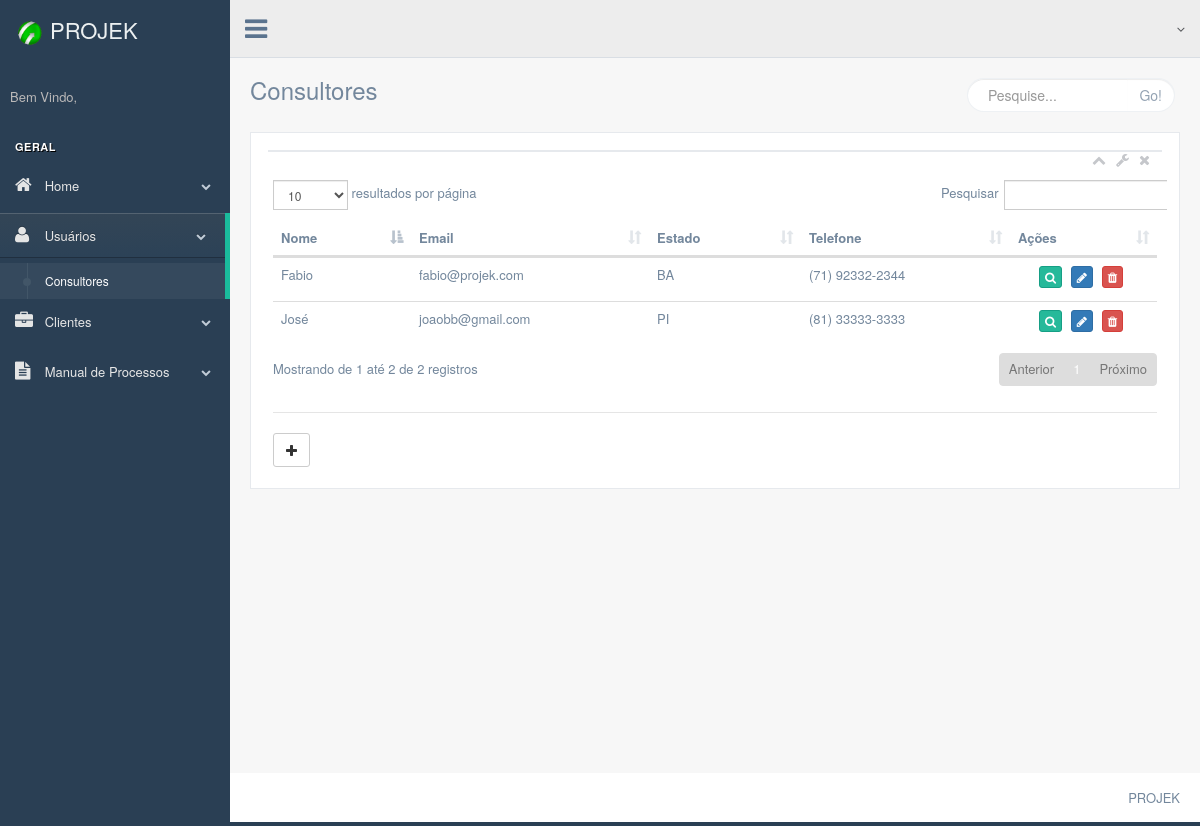
Page /production/php/usuarios/consultores.php on the earlier database version.
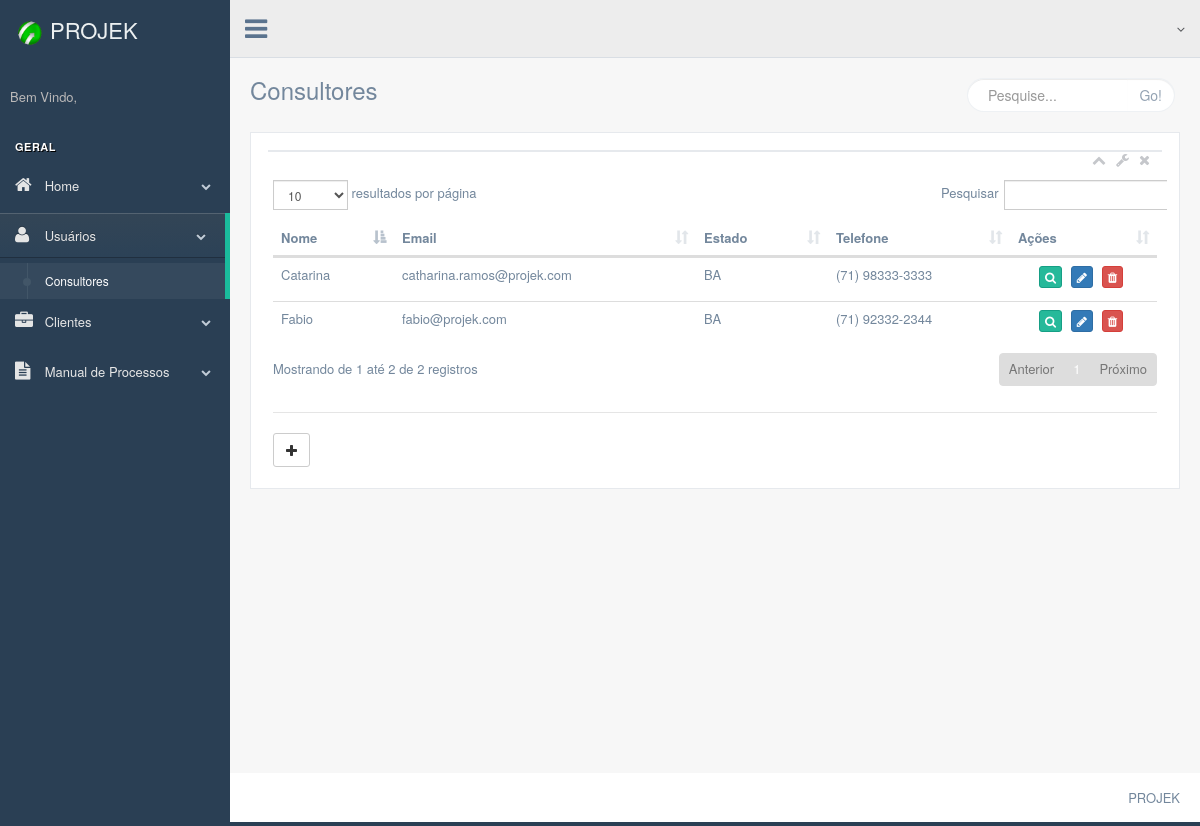
Same page on the later database version.
### tables this page shows
CREATE TABLE `usuarios` (
  `senha` varchar(255) DEFAULT NULL,
  `nome` varchar(255) DEFAULT NULL,
  `email` varchar(255) DEFAULT NULL,
  `sexo` varchar(20) DEFAULT NULL,
  `estado` varchar(20) DEFAULT NULL,
  `cidade` varchar(50) DEFAULT NULL,
  `telefone` varchar(20) DEFAULT NULL,
  `id_usuario` int(11) NOT NULL,
  `sobrenome` varchar(255) DEFAULT NULL,
  `foto` mediumblob NOT NULL
);

### production/php/bancos/banco-usuario.php (called while the page is built, shortened)
<?php
function listaUsuarios($conexao){
  $usuarios = array();
    $query = "select  * from usuarios";
    $resultado = mysqli_query($conexao, $query);
    while ($usuario = mysqli_fetch_assoc($resultado)) {
      array_push($usuarios, $usuario);
    }
    return $usuarios;
}

### production/php/usuarios/consultores.php (the view, shortened to what this page needs)
<?php include "../bancos/conecta.php";?>
<?php include "../bancos/banco-usuario.php";?>
<!DOCTYPE html>
<html lang="en">
  <head>
    <link href="../../../vendors/bootstrap/dist/css/bootstrap.min.css" rel="stylesheet">
    <link href="../../../vendors/font-awesome/css/font-awesome.min.css" rel="stylesheet">
    <link href="../../../vendors/iCheck/skins/flat/green.css" rel="stylesheet">
    <link href="../../../vendors/datatables.net-bs/css/dataTables.bootstrap.min.css" rel="stylesheet">
    <link href="../../../vendors/datatables.net-buttons-bs/css/buttons.bootstrap.min.css" rel="stylesheet">
    <link href="../../../vendors/datatables.net-fixedheader-bs/css/fixedHeader.bootstrap.min.css" rel="stylesheet">
    <link href="../../../vendors/datatables.net-responsive-bs/css/responsive.bootstrap.min.css" rel="stylesheet">
    <link href="../../../vendors/datatables.net-scroller-bs/css/scroller.bootstrap.min.css" rel="stylesheet">
    <link href="../../../build/css/custom.min.css" rel="stylesheet">
  </head>
  <body class="nav-md">
    <div class="container body">
      <div class="main_container">
        <div class="col-md-3 left_col">
          <div class="left_col scroll-view">
            <div class="navbar nav_title" style="border: 0;">
              <a href="../index/index2.php" class="site_title"><img src="../../images/botao.png" width="40" right="40" ><span>PROJEK</span></a>
            </div>
            <div class="profile clearfix">
              <div class="profile_info">
                <span>Bem Vindo,</span>
              </div>
            </div>
            <br />
            <div id="sidebar-menu" class="main_menu_side hidden-print main_menu">
              <div class="menu_section">
                <h3>Geral</h3>
                <ul class="nav side-menu">
                  <li><a><i class="fa fa-home"></i> Home<span class="fa fa-chevron-down"></span></a>
                  </li>
                  <li><a><i class="fa fa-user"></i> Usuários<span class="fa fa-chevron-down"></span></a>
                    <ul class="nav child_menu">
                      <li><a href="consultores.php">Consultores</a></li>
                    </ul>
                  </li>
                  <li><a><i class="fa fa-briefcase"></i> Clientes<span class="fa fa-chevron-down"></span></a>
                  </li>
                  <li><a><i class="fa fa-file-text"></i> Manual de Processos<span class="fa fa-chevron-down"></span></a>
                  </li>
                </ul>
              </div>
            </div>
          </div>
        </div>
        <div class="top_nav">
          <div class="nav_menu">
            <nav>
              <div class="nav toggle">
                <a id="menu_toggle"><i class="fa fa-bars"></i></a>
              </div>
              <ul class="nav navbar-nav navbar-right">
                <li class="">
                  <a href="javascript:;" class="user-profile dropdown-toggle" data-toggle="dropdown" aria-expanded="false">
                    <span class=" fa fa-angle-down"></span>
                  </a>
                </li>
                <li role="presentation" class="dropdown">
                  <a href="javascript:;" class="dropdown-toggle info-number" data-toggle="dropdown" aria-expanded="false"></a>
                </li>
              </ul>
            </nav>
          </div>
        </div>
        <div class="right_col" role="main">
          <div class="">
            <div class="page-title">
              <div class="title_left">
                <h3>Consultores</h3>
              </div>
              <div class="title_right">
                <div class="col-md-5 col-sm-5 col-xs-12 form-group pull-right top_search">
                  <div class="input-group">
                    <input type="text" class="form-control" placeholder="Pesquise...">
                      <span class="input-group-btn">
                        <button class="btn btn-default" type="button">Go!</button>
                      </span>
                  </div>
                </div>
              </div>
            </div>
            <div class="clearfix"></div>
            <div class="row">
              <div class="col-md-12 col-sm-12 col-xs-12">
                <div class="x_panel">
                  <div class="x_title">
                    <ul class="nav navbar-right panel_toolbox">
                      <li><a class="collapse-link"><i class="fa fa-chevron-up"></i></a>
                      </li>
                      <li class="dropdown">
                        <a href="#" class="dropdown-toggle" data-toggle="dropdown" role="button" aria-expanded="false"><i class="fa fa-wrench"></i></a>
                      </li>
                      <li><a class="close-link"><i class="fa fa-close"></i></a></li>
                    </ul>
                  </div>
                  <div class="clearfix"></div>
                  <div class="x_content">
                    <div class="row">
                      <div class="col-md-12 col-sm-12 col-xs-12">
                        <table id="tabela" class="table table-hover">
                          <thead>
                            <tr>
                              <th>Nome</th>
                              <th>Email</th>
                              <th>Estado</th>
                              <th>Telefone</th>
                              <th class="col-md-2">Ações</th>
                            </tr>
                          </thead>
                          <tbody>
                            <?php
                              $usuarios = listaUsuarios($conexao);
                              foreach ($usuarios as $usuario) {
                            ?>
                              <tr>
                                <td><?=$usuario['nome']?></td>
                                <td><?=$usuario['email']?></td>
                                <td><?=$usuario['estado']?></td>
                                <td><?=$usuario['telefone']?></td>
                                <td align="center">
                                  <a href="../profiles/usuario-profile.php?id=<?=$usuario['id_usuario']?>"><button class="btn btn-success btn-xs"><i class="fa fa-search"></i></button></a>
                                  <a href="../forms/form-altera-usuario.php?id=<?=$usuario['id_usuario']?>"><button class="btn btn-primary btn-xs"><i class="fa fa-pencil"></i></button></a>
                                  <a href="../remove/remove-usuario.php?id=<?=$usuario['id_usuario']?>"><button class="btn btn-danger btn-xs"><i class="fa fa-trash"></i></button></a>
                                </td>
                              </tr>
                            <?php
                              }
                            ?>
                          </tbody>
                        </table>
                        <div class="ln_solid"></div>
                          <a class="btn btn-default" style="" href="../forms/form-usuario.php?"><i class="fa fa-plus"></i></a>
                        </div>
                      </div>
                    </div>
                  </div>
                </div>
              </div>
            </div>
          </div>
        </div>
        <footer>
          <div class="pull-right">
            PROJEK
          </div>
          <div class="clearfix"></div>
        </footer>
      </div>
  </body>
</html>

Differences in the rows shown:
removed usuarios: nome "José", email "joaobb@gmail.com", estado "PI", telefone "(81) 33333-3333"
added usuarios: nome "Catarina", email "catharina.ramos@projek.com", estado "BA", telefone "(71) 98333-3333"
